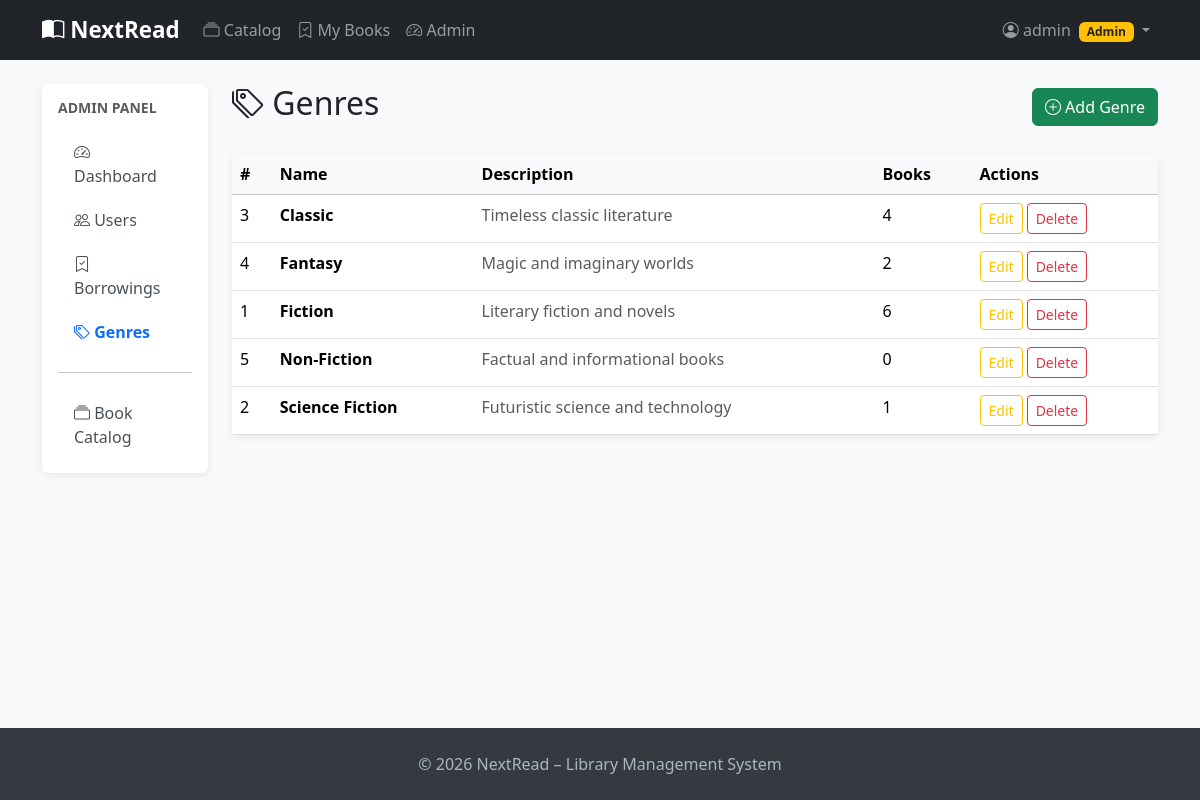
Page /admin/genres (signed in) on the committed database.
### app/models.py (models this page shows, shortened)
class User(UserMixin, db.Model):
    __tablename__ = 'users'
    id = db.Column(db.Integer, primary_key=True)
    username = db.Column(db.String(80), unique=True, nullable=False, index=True)
    email = db.Column(db.String(120), unique=True, nullable=False, index=True)
    hashed_password = db.Column(db.String(256), nullable=False)
    full_name = db.Column(db.String(150))
    role = db.Column(db.String(20), default='user')  # 'admin' or 'user'
    is_active = db.Column(db.Boolean, default=True)
    created_at = db.Column(db.DateTime, default=datetime.utcnow)
    profile = db.relationship('UserProfile', back_populates='user',
                               uselist=False, cascade='all, delete-orphan')
    borrowings = db.relationship('Borrowing', back_populates='user',
                                  cascade='all, delete-orphan', lazy='dynamic')
    favorite_genres = db.relationship('Genre', secondary=user_favorite_genres,
                                       back_populates='fans')
    @property
    def is_admin(self):
        return self.role == 'admin'

class Genre(db.Model):
    __tablename__ = 'genres'
    id = db.Column(db.Integer, primary_key=True)
    name = db.Column(db.String(100), unique=True, nullable=False)
    description = db.Column(db.Text)
    books = db.relationship('Book', secondary=book_genres, back_populates='genres')
    fans = db.relationship('User', secondary=user_favorite_genres, back_populates='favorite_genres')

### app/admin/routes.py (the view)
@admin.route('/genres')
@login_required
@admin_required
def genres_list():
    genres = Genre.query.order_by(Genre.name).all()
    return render_template('admin/genres.html', title='Genres', genres=genres)

### app/admin/routes.py (called while the page is built)
def admin_required(f):
    @wraps(f)
    def decorated_function(*args, **kwargs):
        if not current_user.is_authenticated or not current_user.is_admin:
            abort(403)
        return f(*args, **kwargs)
    return decorated_function

### app/models.py (called while the page is built)
@login_manager.user_loader
def load_user(user_id):
    return db.session.get(User, int(user_id))

### app/templates/admin/genres.html (shortened to what this page needs)
{% extends 'admin/base.html' %}
{% block admin_content %}
<div class="d-flex justify-content-between align-items-center mb-4">
    <h2><i class="bi bi-tags"></i> Genres</h2>
    <a href="{{ url_for('admin.create_genre') }}" class="btn btn-success">
        <i class="bi bi-plus-circle"></i> Add Genre
    </a>
</div>
<div class="card">
    <div class="table-responsive">
        <table class="table table-hover mb-0">
            <thead class="table-light">
                <tr><th>#</th><th>Name</th><th>Description</th><th>Books</th><th>Actions</th></tr>
            </thead>
            <tbody>
                {% for genre in genres %}
                <tr>
                    <td>{{ genre.id }}</td>
                    <td><strong>{{ genre.name }}</strong></td>
                    <td class="text-muted">{{ genre.description or '—' }}</td>
                    <td>{{ genre.books | length }}</td>
                    <td>
                        <div class="d-flex gap-1">
                            <a href="{{ url_for('admin.edit_genre', genre_id=genre.id) }}"
                               class="btn btn-sm btn-outline-warning">Edit</a>
                            <form method="POST" action="{{ url_for('admin.delete_genre', genre_id=genre.id) }}"
                                  onsubmit="return confirm('Delete genre?')">
                                <button type="submit" class="btn btn-sm btn-outline-danger">Delete</button>
                            </form>
                        </div>
                    </td>
                </tr>
                {% else %}
                <tr><td colspan="5" class="text-center text-muted py-4">No genres yet.</td></tr>
                {% endfor %}
            </tbody>
        </table>
    </div>
</div>
{% endblock %}

### app/templates/base.html (shortened to what this page needs)
<!DOCTYPE html>
<html lang="en">
<head>
    <link href="https://cdn.jsdelivr.net/npm/bootstrap@5.3.2/dist/css/bootstrap.min.css" rel="stylesheet">
    <link href="https://cdn.jsdelivr.net/npm/bootstrap-icons@1.11.3/font/bootstrap-icons.css" rel="stylesheet">
</head>
<body>
<nav class="navbar navbar-expand-lg navbar-dark bg-dark mb-4">
    <div class="container">
        <a class="navbar-brand" href="{{ url_for('main.index') }}">
            <i class="bi bi-book-half"></i> NextRead
        </a>
        <div class="collapse navbar-collapse" id="navbarNav">
            <ul class="navbar-nav me-auto">
                <li class="nav-item">
                    <a class="nav-link" href="{{ url_for('books.index') }}">
                        <i class="bi bi-collection"></i> Catalog
                    </a>
                </li>
                {% if current_user.is_authenticated %}
                <li class="nav-item">
                    <a class="nav-link" href="{{ url_for('borrowings.my_borrowings') }}">
                        <i class="bi bi-bookmark-check"></i> My Books
                    </a>
                </li>
                {% if current_user.is_admin %}
                <li class="nav-item">
                    <a class="nav-link" href="{{ url_for('admin.dashboard') }}">
                        <i class="bi bi-speedometer2"></i> Admin
                    </a>
                </li>
                {% endif %}
                {% endif %}
            </ul>
            <ul class="navbar-nav">
                {% if current_user.is_authenticated %}
                <li class="nav-item dropdown">
                    <a class="nav-link dropdown-toggle" href="#" data-bs-toggle="dropdown">
                        <i class="bi bi-person-circle"></i> {{ current_user.username }}
                        {% if current_user.is_admin %}
                        <span class="badge bg-warning text-dark ms-1">Admin</span>
                        {% endif %}
                    </a>
                </li>
                {% endif %}
            </ul>
        </div>
    </div>
</nav>
<main class="container mb-5">
    {% block content %}{% endblock %}
</main>
<footer class="py-4 mt-5">
    <div class="container text-center">
        <p class="mb-0">&copy; 2026 NextRead – Library Management System</p>
    </div>
</footer>
</body>
</html>

### app/templates/base.html (style rules this page uses)
body { background: #f8f9fa; display: flex; flex-direction: column; min-height: 100vh; }
main { flex: 1; }
.navbar-brand { font-weight: 700; font-size: 1.4rem; }
.card { border: none; box-shadow: 0 2px 8px rgba(0,0,0,.08); }
footer { background: #343a40; color: #adb5bd; }

### rows in the picture
User: username "admin"
Genre: id "3", name "Classic", description "Timeless classic literature", books|length "4"
Genre: id "4", name "Fantasy", description "Magic and imaginary worlds", books|length "2"
Genre: id "1", name "Fiction", description "Literary fiction and novels", books|length "6"
Genre: id "5", name "Non-Fiction", description "Factual and informational books", books|length "0"
Genre: id "2", name "Science Fiction", description "Futuristic science and technology", books|length "1"
